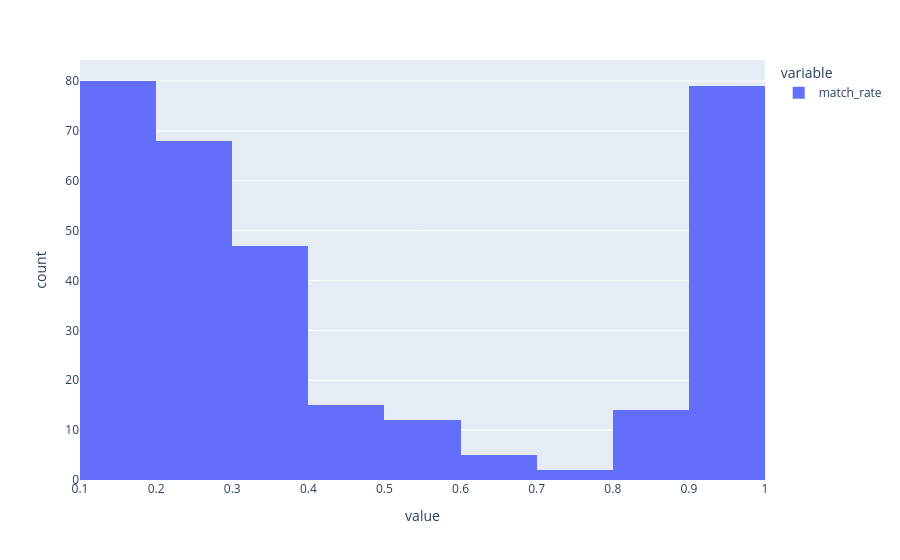

This figure's notebook cell:
### Code cell
px.histogram(final_res_df['match_rate'], nbins=10)

### Figure 1 — Plotly figure (JSON) as saved in the notebook; plotly's stock layout.template omitted (floating-point values rounded to 4 significant figures; data arrays with more than 128 entries replaced by an {"elided": "..."} marker saying what was removed)
{"data": [{"bingroup": "x", "hovertemplate": "variable=match_rate<br>value=%{x}<br>count=%{y}<extra></extra>", "legendgroup": "match_rate", "marker": {"color": "#636efa", "pattern": {"shape": ""}}, "name": "match_rate", "nbinsx": 10, "orientation": "v", "showlegend": true, "type": "histogram", "x": {"elided": "322 float values"}, "xaxis": "x", "yaxis": "y"}], "layout": {"barmode": "relative", "legend": {"title": {"text": "variable"}, "tracegroupgap": 0}, "margin": {"t": 60}, "xaxis": {"anchor": "y", "domain": [0, 1], "title": {"text": "value"}}, "yaxis": {"anchor": "x", "domain": [0, 1], "title": {"text": "count"}}}}
